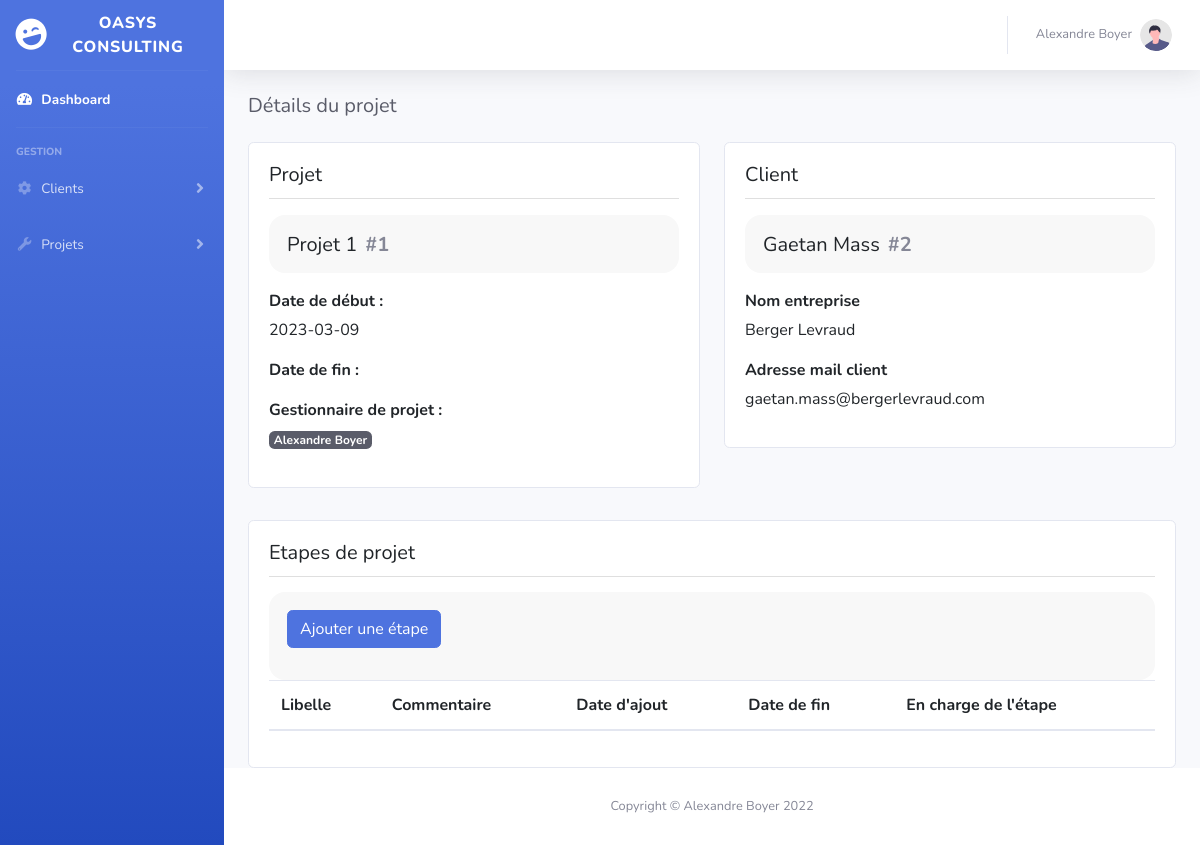
The app's page /controller/Route.php?action=project&project_number=1 (signed in) with its own data.
### tables this page shows
CREATE TABLE `projet` (
  `code_projet` int(11) NOT NULL,
  `libelle_projet` varchar(50) NOT NULL,
  `date_de_debut_projet` date NOT NULL,
  `date_de_fin_projet` date DEFAULT NULL,
  `taux_horaire_projet` int(11) DEFAULT NULL,
  `id_user` int(11) NOT NULL,
  `id_facturation` int(11) DEFAULT NULL,
  `id_client` int(11) NOT NULL
);

CREATE TABLE `user` (
  `id_user` int(11) NOT NULL,
  `adresse_mail_user` varchar(255) DEFAULT NULL,
  `password_user` varchar(255) DEFAULT NULL,
  `nom_user` varchar(50) DEFAULT NULL,
  `prenom_user` varchar(50) DEFAULT NULL,
  `id_role` int(11) NOT NULL
);

CREATE TABLE `client` (
  `id_client` int(11) NOT NULL,
  `adresse_mail_client` varchar(255) DEFAULT NULL,
  `nom_client` varchar(255) DEFAULT NULL,
  `prenom_client` varchar(255) DEFAULT NULL,
  `nom_entreprise_client` varchar(255) NOT NULL
);

### view/project.php (the view, shortened to what the rows shown need)
<!DOCTYPE html>
<html lang="fr">
    <head>
        <link href="../assets/vendor/fontawesome-free/css/all.min.css" rel="stylesheet" type="text/css">
        <link href="https://cdn.jsdelivr.net/npm/bootstrap@5.3.0-alpha1/dist/css/bootstrap.min.css" rel="stylesheet">
        <link href="../assets/css/sb-admin-2.min.css" rel="stylesheet">
        <link href="../assets/css/sb-admin-2.css" rel="stylesheet">
    </head>
    <body id="page-top">
    <div id="wrapper">
        <?php
        include('../assets/include/header.php');
        ?>
        <div id="content-wrapper" class="d-flex flex-column">
            <div id="content">
                <?php
                include('../assets/include/topbar.php');
                ?>
                <div class="container-fluid">
                    <h1 class="h3 mb-4 text-gray-800">Détails du projet</h1>
                    <div class="row">
                        <div class="col-sm-6" id="projet">
                            <div class="card">
                                <div class="card-body">
                                    <div id="projectInfo" class="info-block">
                                        <div class="row">
                                            <div class="col-xxl-7">
                                                <h3 class="mb-0">
                                                    <?php
                                                        foreach($infosProjects as $infoProject) {
                                                            echo $infoProject->getLibelle_projet().'<strong class="text-muted ml-2">#'.$infoProject->getCode_projet().'</strong>';
                                                    }?>
                                                </h3>
                                            </div>
                                        </div>
                                    </div>
                                    <div class="row mt-3">
                                        <div id="dateProjet" class="col-xxl-6">
                                            <p class="mb-1">
                                                <strong>Date de début :</strong>
                                            </p>
                                            <p>
                                                <?php
                                                    foreach($infosProjects as $infoProject) {
                                                        echo $infoProject->getDate_de_debut_projet();
                                                }?>
                                            </p>
                                            <p class="mb-1">
                                                <strong>Date de fin :</strong>
                                            </p>
                                        </div>
                                        <div id="gestionnaireProjet" class="col-xxl-6">
                                            <p>
                                                <span class="badge rounded badge-dark">
                                                    <?php
                                                        foreach($infosProjects as $infoProject) {
                                                            echo $infoProject->getPrenom_gestionnaire_projet()." ".$infoProject->getNom_gestionnaire_projet();
                                                    }?>
                                                </span>
                                            </p>
                                        </div>
                                    </div>
                                </div>
                            </div>
                        </div>
                        <div class="col-sm-6" id="client">
                            <div class="card">
                                <div class="card-body">
                                    <div id="clientInfo" class="info-block">
                                        <div class="row">
                                            <div class="col-xxl-7">
                                                <h3 class="mb-0">
                                                    <?php
                                                    foreach($infosProjects as $infoProject) {
                                                        echo $infoProject->getPrenom_client()." ".$infoProject->getNom_client().'<strong class="text-muted ml-2">#'.$infoProject->getId_client().'</strong>';
                                                    }?>
                                                </h3>
                                            </div>
                                        </div>
                                    </div>
                                    <div class="row mt-3">
                                        <div id="preciseClientInfo" class="col-xxl-6">
                                            <p class="mb-1">
                                                <strong>Nom entreprise</strong>
                                            </p>
                                            <p>
                                                <?php
                                                foreach($infosClients as $infosClient) {
                                                    echo $infosClient->getNom_entreprise_client();
                                                }?>
                                            </p>
                                        </div>
                                        <div id="preciseClientInfo_suite" class="col-xxl-6">
                                            <p class="mb-1">
                                                <strong>Adresse mail client</strong>
                                            </p>
                                            <p>
                                                <?php
                                                foreach($infosClients as $infosClient) {
                                                    echo $infosClient->getAdresse_mail_client();
                                                }?>
                                            </p>
                                        </div>
                                    </div>
                                </div>
                            </div>
                        </div>
                        <div class="col-sm-12" id="etapes_projet">
                            <div class="card">
                                <div class="card-body">
                                    <table class="table table-striped">
                                        <thead>
                                        <tr>
                                            <th scope="col">Libelle</th>
                                            <th scope="col">Commentaire</th>
                                            <th scope="col">Date d'ajout</th>
                                            <th scope="col">Date de fin</th>
                                            <th scope="col">En charge de l'étape</th>
                                        </tr>
                                        </thead>
                                    </table>
                                </div>
                            </div>
                        </div>
                    </div>
                </div>
            </div>
            <?php
            include('../assets/include/footer.php');
            ?>
        </div>
    </div>
    </body>
</html>

### records on screen
projet: libelle_projet "Projet 1", code_projet "1", date_de_debut_projet "2023-03-09", id_user.prenom_user "Alexandre", id_user.nom_user "Boyer", id_client.prenom_client "Gaetan", id_client.nom_client "Mass", id_client "2"
client: nom_entreprise_client "Berger Levraud", adresse_mail_client "gaetan.mass@bergerlevraud.com"

### other values on screen
$_SESSION["prenom"] "Alexandre"
$_SESSION["nom"] "Boyer"
